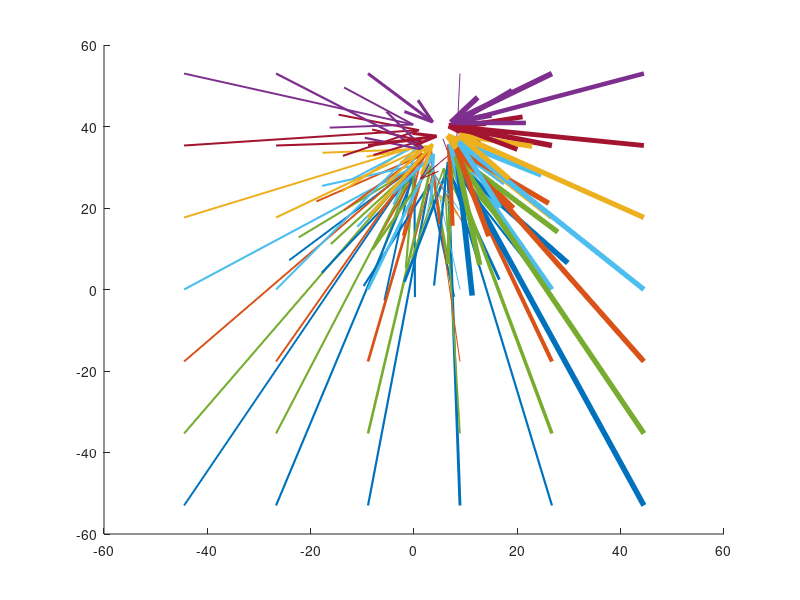

Write MATLAB code to recreate this figure.
load('calib.mat');

% gridcalibration1466177615

gc = gridcalibration1466177615;

rows = size(gc, 1);

hold on;

for i = 1:rows
    row = gc(i, :);
    
    from = row(1);
    from = from{:};
    
    to = row(2);
    to = to{:};
    
    diff = to - from;
    
    weight = row(3);
    weight = weight{:};
    
    q = quiver(from(1), from(2), diff(1), diff(2));
    
    set(q, 'linewidth', weight * 30);
    % set(q, 'color', weight);
end

hold off;